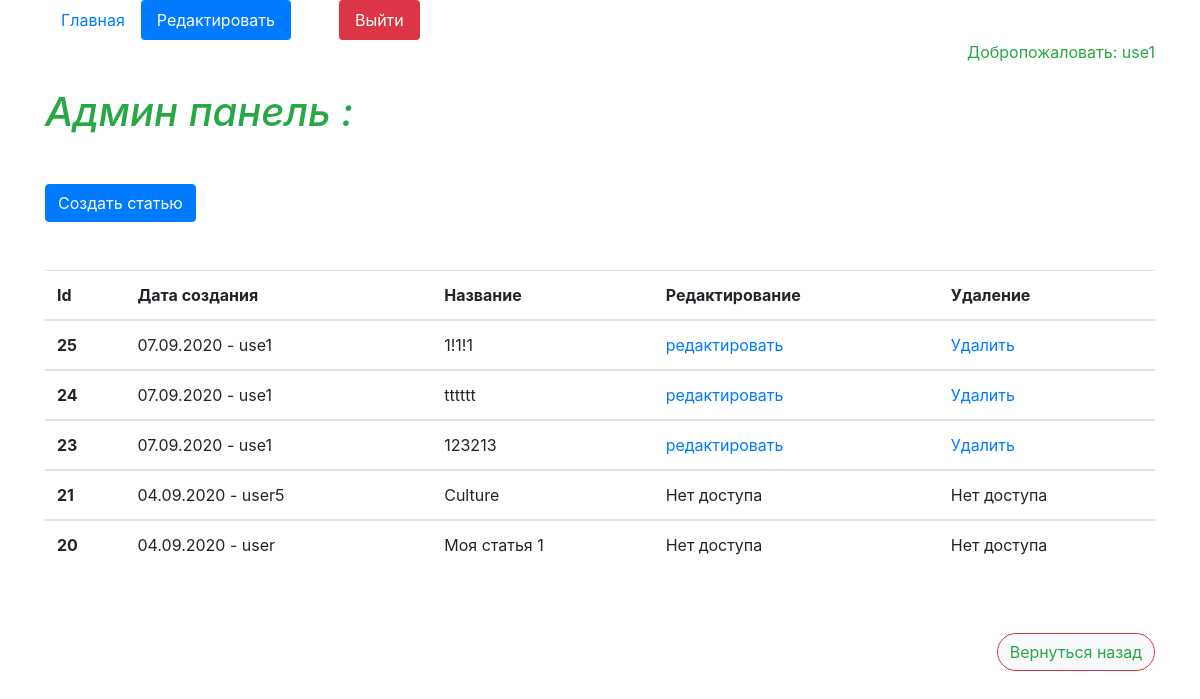
The app's page /edit-page (signed in), older data.
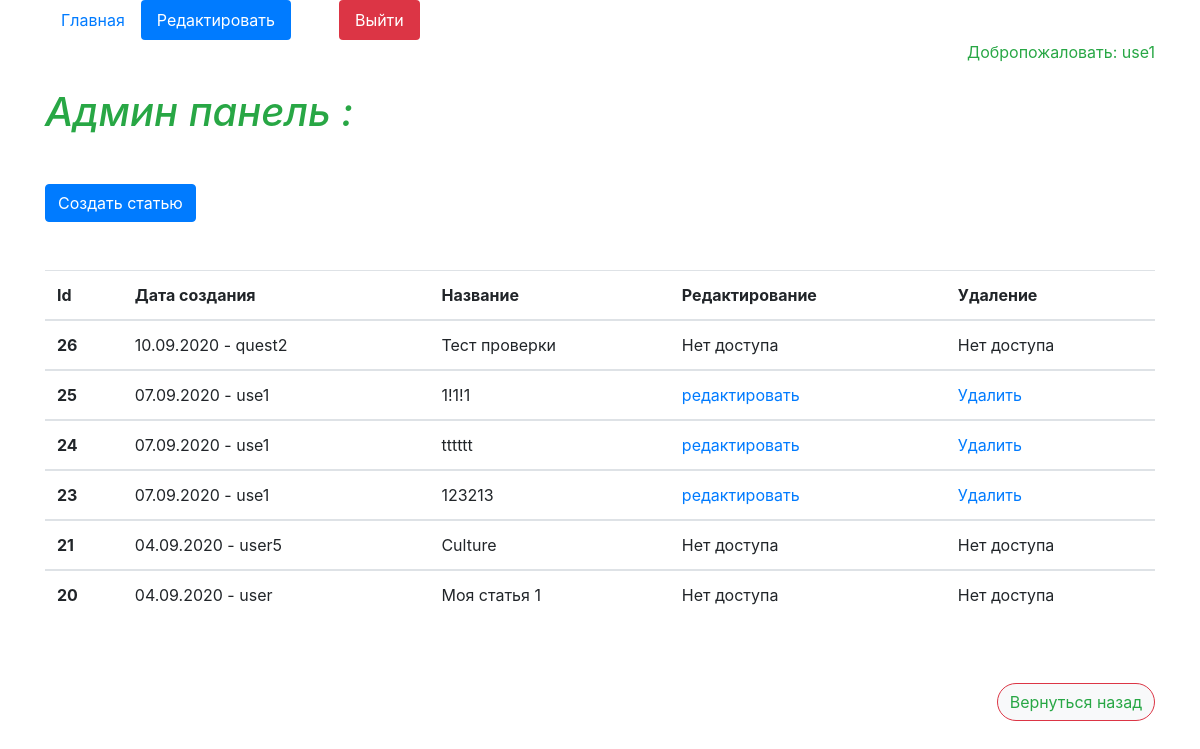
The same page, newer data.
### polls/models.py (models this page shows, shortened)
class Article(models.Model):
    author = models.ForeignKey(User, on_delete = models.CASCADE, verbose_name="Владелец статьи", blank=True, null = True )
    title = models.CharField(max_length=15, verbose_name="Названия статьи")
    content = models.TextField(verbose_name="Описание статьи")
    is_published = models.BooleanField(default=True, verbose_name="Опубликована?")
    data_published = models.DateTimeField(auto_now_add=True, verbose_name="Дата публикации")
    class Meta():
        verbose_name = "Стаья"
        verbose_name_plural = "Cтатьи"

### polls/views.py (the view, shortened to what this page needs)
# urls.py: path('edit-page', views.ArticleCreateView.as_view(), name='edit_page'),
class ArticleCreateView(LoginRequiredMixin,CustomSuccessMessageMixin,CreateView):
    model = Article
    template_name = 'polls/edit.html'
    form_class = ArticleForm
    success_msg = "Запись создана"
    success_url = reverse_lazy('polls:edit_page')
    def get_context_data(self, **kwargs):
        kwargs ['list_articles'] = Article.objects.all().order_by('-id')
        return super(ArticleCreateView, self).get_context_data(**kwargs)

### templates/polls/edit.html (shortened to what this page needs)
{% include 'base.html' %}
{% block content %}
    <div class="container mt-5">
        <h1 class="mb-5 font-italic text-success">Админ панель : </h1>
        <button type="button" class="btn btn-primary mb-5" data-toggle="modal" data-target="#exampleModal">
            Создать статью
        </button>
        {% if update %}
            <p class="mt-4">Страница редактирования</p>
            <form id="update_data" method="post">
                {% csrf_token %}
                {{ form }}
            </form>
            <button form="update_data" type="submit" class="btn btn-primary mt-4">Обновить</button>
        {% else %}
            <table class="table table-bordered-5">
                <thead>
                <tr>
                    <th scope="col">Id</th>
                    <th scope="col">Дата создания</th>
                    <th scope="col">Название</th>
                    <th scope="col">Редактирование</th>
                    <th scope="col">Удаление</th>
                </tr>
                </thead>
                <tbody>
                {% for item in list_articles %}
                    <tr>
                        <th scope="row">{{ item.id }}</th>
                        <td>{{ item.data_published|date:'d.m.Y' }} - {{ item.author }}</td>
                        <td>{{ item.title }}</td>
                        <td>
                            {% if request.user == item.author %}
                            <a href="{% url 'polls:update_page' item.id %}">редактировать</a>
                            {% else %}
                                Нет доступа
                            {%  endif %}
                        </td>
                        <td>
                            {% if request.user == item.author %}
                            <a href="javascript:void()"  onclick="delete_question{{ item.id }}()">Удалить</a>
                            {% else %}
                                Нет доступа
                            {%  endif %}
                        </td>
                    </tr>
                    </tbody>
                {% endfor %}
            </table>
        {% endif %}
        <button class="btn btn-light float-right mt-5 border-danger rounded-pill"><a class="text-success"
                                                                                     href="{% url 'polls:edit_page' %}">Вернутьcя
            назад</a></button>
    </div>
{% endblock %}

Row changes from the older to the newer data that the page shows:
added Article: id "26", data_published "10.09.2020", author "quest2", title "Тест проверки", shows "Нет доступа"
